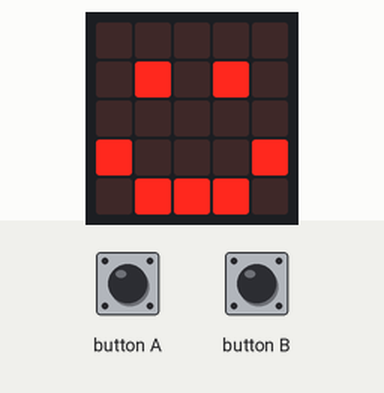
Bench run of a program on a simulated BBC micro:bit running MicroPython. On the bench: the board's 5×5 LED display. The inputs (shaded band) are chosen by the test bench. No radio messages arrive unless stated (any console line starting 'radio sent:' is added by the test bench); what the program prints to the serial console is not drawn.

Above: at 1.2 s.
1.3 s: button A pressed for 1 s
At 2.1 s:
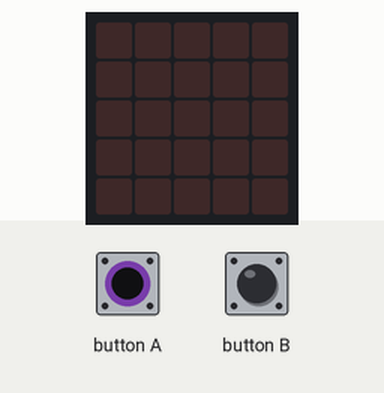
4.2 s: button A pressed for 0.15 s
At 5.4 s:
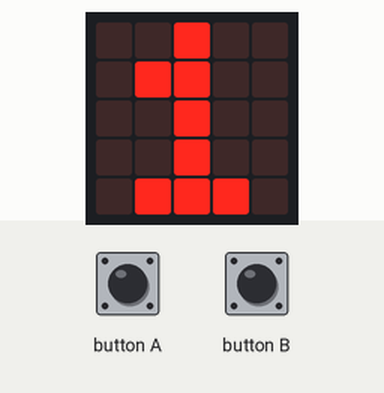
6.3 s: button B pressed for 3.2 s
At 6.7 s:
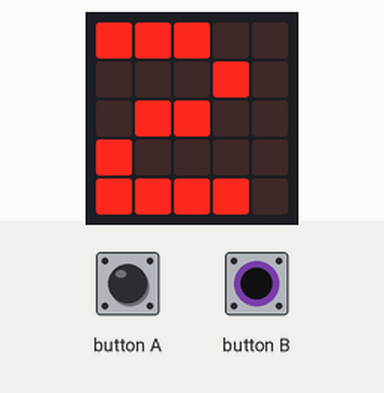
11.0 s: button A pressed for 3.2 s
At 12.4 s:
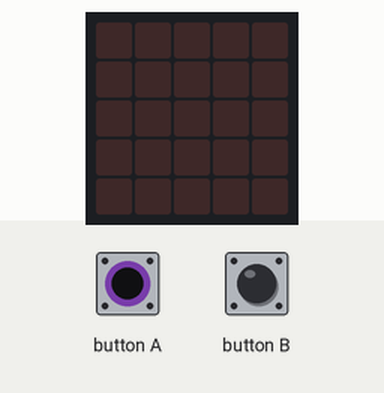
Timing chart, 0 to 14.0 s (numbered marks = the images above; inputs shaded):
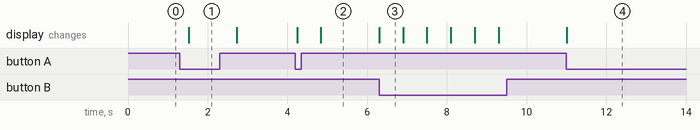

Measured:
- after the input at 1.3 s, the display: changes after 0.22 s (image 1)
- after the input at 4.2 s, the display: first changes at once (image 2 shows a later state)
- after the input at 6.3 s, the display: changes at once (image 3)
- after the input at 11.0 s, the display: changes at once (image 4)
- what the display in image 3 shows lasts 0.6 s, from 6.3 s to 6.9 s

The program:

flag.py
```python
""" flag.py

Author: Bruce Fuda
Developed for the microbit-orienteering project at Telopea Park School
to assist with teaching Digital Technologies content in Year 8 integrated PE
License: CC-BY-4.0

This module is uploaded to the "flags" that will be the destination points
for the orienteering course.  Flags operate in two modes:
    - 'flag' mode is the default and displays the flag's identifier image and
      transmits that flag's presence to nearby compasses.  It performs a
      cyclical broadcast of its identifier, prepended with each of the courses
      on which it is present.  This is used by receiving compasses to determine
      if the flag is on their course and, if it is, to identify the flag as a
      recipient for the compass id.  Flags store compass ids and the course that
      compass is on so that they can be displayed when in 'vistors' mode.
    - 'visitors' mode is used to display the compasses that have visited the
      flag for any given course.  After displaying the list of visitors for a
      chosen course, it automatically reverts to 'flag' mode.

Comments prefaced with ## are descriptive to explain the code's purpose to the
teacher/student.  They would normally be written in a more succinct way, but
are kept long form to assist with clarity for non-programmers.

"""

## import everything from the microbit module for Python
from microbit import *
## import radio module so that calling radio functions is easier
import radio

## create a dictionary that maps the IDs for each of the flag images
## to the images. This is used in communication and must be present
## in both the compass and flag to ease sending/receiving messages.
## REMEMBER THAT IF THIS LIST IS ALTERED, CHANGES MUST BE REFLECTED IN THE
## CORRESPONDING IMAGES LIST IN THE compass.py FILE.
images = {  # image IDs must be letter strings
  'A' : Image.HAPPY,
  'B' : Image.SAD,
  'C' : Image.GIRAFFE,
  'D' : Image.RABBIT,
  'E' : Image.DUCK,
  'F' : Image.GHOST,
  'G' : Image.DIAMOND,
  'H' : Image.SWORD,
  'I' : Image.PACMAN,
  'J' : Image.HOUSE
}

## Set the ID for the flag and the courses this flag is part of
MY_ID = 'A'  # must be key in list of images and unique across all flags
MY_COURSES = ['1','2','5']  # must be a list of single digits
MY_TYPE = 'F'  # must be F to indicate 'F'lag

## create a list that will track the visitors in the order they arrive
visitors = []

## configure the radio to transmit at its weakest strength, saving power
## and reducing the range of the broadcast signal so that compasses must
## get close for it to be detected
radio.config(power=0)
radio.on()

## set the starting mode for the flag - it will begin in 'flag' mode
mode = "flag"

## This loop ensures that the code runs as long as the flag has power
while True:

  # define modes
  ## flag mode broadcasts the flag ID and tracks visitors
  if mode == "flag":
    ## if button A is pressed/held down while in this mode, the flag switches
    ## into visitors mode and the display is cleared.
    if button_a.is_pressed():
      mode = "visitors"
      display.clear()
      ## pause code briefly to allow for reaction time between button presses
      sleep(600)
    ## otherwise, we begin transmission/receiving of data
    else:
      ## when in flag mode, we display the flag's identity so it is visible
      display.show(images[MY_ID])
      ## we need to transmit not just the flag's ID, but the courses it is
      ## a part of.  The message sent consists of the flag's ID prepended with
      ## the course it is a part of.  Where it is on multiple courses, we need
      ## to rotate through the list of courses, and transmit each combination
      ## separately.
      for course in MY_COURSES:
        ## construct the message to be sent, using the current course and the
        ## flag ID prepended by 'F' to indicate this is a 'F'lag message.
        ## Send it using the radio protocol.
        radio.send(MY_TYPE+course+MY_ID)
        ## attempt to catch any receiving message from a visitor if they are
        ## on the correct course.
        message = radio.receive()
        if message:
          ## first, check the message is from a compass
          message_type = message[0]
          if message_type == 'C':
            ## now check to see which course it is on
            ## by extracting the second character of its message
            visitor_course = message[1]
            ## if the visitor is on one of the courses the flag is on...
            if visitor_course in MY_COURSES:
              ## get their information from the message, which is everything
              ## from the second character (index 1) onwards
              visitor_info = message[1:]
              ## and if the visitor hasn't already visited this flag on this
              ## course
              if visitor_info not in visitors:
                ## add the visitor to the list of visitors.  Note we store the
                ## whole message including the course number, since a visitor
                ## may visit the flag multiple times for different courses and
                ## we need to be able to distinguish between them.
                visitors.append(visitor_info)
        ## pause code execution for a short time between each transmission
        sleep(100)

  ## visitors mode displays the visitors from the selected course
  elif mode == "visitors":
    ## we need to identify which course to display.  By default, we'll extract
    ## the course id that appears first in the list of courses.  This always
    ## has an index of 0.
    course_to_view = 0 # index of course to display
    display.show(MY_COURSES[course_to_view])
    ## while in this mode, we'll continuously wait for a button press.  We can
    ## do this with an infinite loop, which we'll break from when we return
    ## to flag mode
    while True:
      ## button B will be used to cycle through the list of courses this flag
      ## is a part of - it does this by advancing the index by 1 through the
      ## list, and rotating back to 0 if we end up "off the end" by advancing
      ## to the length of the list
      if button_b.is_pressed():
        course_to_view += 1
        ## if the index stored in course_to_view ever gets to the length of the
        ## list, it has gone too far and should be set to 0 (the start) instead.
        if course_to_view >= len(MY_COURSES):
          course_to_view = 0
        display.show(MY_COURSES[course_to_view])
        ## pause for button reaction time
        sleep(600)
      ## button A will be used to show the visitors for the selected course
      if button_a.is_pressed():
        ## We will iterate over the visitors list, which will preserve the
        ## order they visited the flag.
        for v in visitors:
          ## extract the course id from the data that is stored so that we only
          ## show visitors for the chosen course
          visitor_course = v[0]
          ## compare the visitors course with the chosen course and, if they
          ## match, we'll display the visitor's id
          if visitor_course == MY_COURSES[course_to_view]:
            ## the data stored includes the course as the first character in the
            ## data string, so the visitor's id is everything from the second
            ## character (the character at index 1) through to the end.  Extract
            ## this and then scroll in on the micro:bit display.
            visitor_id = v[1:]
            display.scroll(visitor_id)
            ## pause for one second after each so that we can distinguish
            ## between them all
            sleep(1000)
        ## once we've displayed all of the relevant visitors, clear the display
        ## switch to flag mode and exit this loop to revert to the main loop
        display.clear()
        mode = "flag"
        sleep(600)
        break
```
